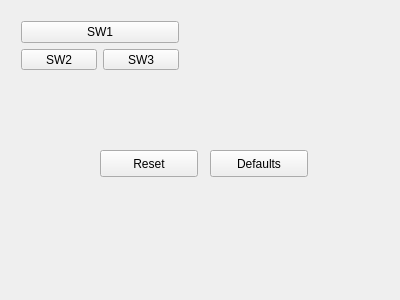
<?xml version="1.0" encoding="UTF-8"?>
<ui version="4.0">
 <class>MainWindow</class>
 <widget class="QMainWindow" name="MainWindow">
  <property name="geometry">
   <rect>
    <x>0</x>
    <y>0</y>
    <width>400</width>
    <height>300</height>
   </rect>
  </property>
  <property name="windowTitle">
   <string>MainWindow</string>
  </property>
  <widget class="QWidget" name="centralWidget">
   <widget class="QWidget" name="verticalLayoutWidget">
    <property name="geometry">
     <rect>
      <x>10</x>
      <y>10</y>
      <width>180</width>
      <height>71</height>
     </rect>
    </property>
    <layout class="QVBoxLayout" name="verticalLayout">
     <item>
      <layout class="QHBoxLayout" name="horizontalLayout">
       <item>
        <widget class="QPushButton" name="pSW1">
         <property name="text">
          <string>SW1</string>
         </property>
        </widget>
       </item>
      </layout>
     </item>
     <item>
      <layout class="QHBoxLayout" name="horizontalLayout_3">
       <item>
        <widget class="QPushButton" name="pSW2">
         <property name="text">
          <string>SW2</string>
         </property>
        </widget>
       </item>
       <item>
        <widget class="QPushButton" name="pSW3">
         <property name="text">
          <string>SW3</string>
         </property>
        </widget>
       </item>
      </layout>
     </item>
    </layout>
   </widget>
   <widget class="QPushButton" name="pRESET">
    <property name="geometry">
     <rect>
      <x>100</x>
      <y>150</y>
      <width>98</width>
      <height>27</height>
     </rect>
    </property>
    <property name="text">
     <string>Reset</string>
    </property>
   </widget>
   <widget class="QPushButton" name="pRESET_2">
    <property name="geometry">
     <rect>
      <x>210</x>
      <y>150</y>
      <width>98</width>
      <height>27</height>
     </rect>
    </property>
    <property name="text">
     <string>Defaults</string>
    </property>
   </widget>
  </widget>
 </widget>
 <layoutdefault spacing="6" margin="11"/>
 <resources/>
 <connections/>
</ui>
